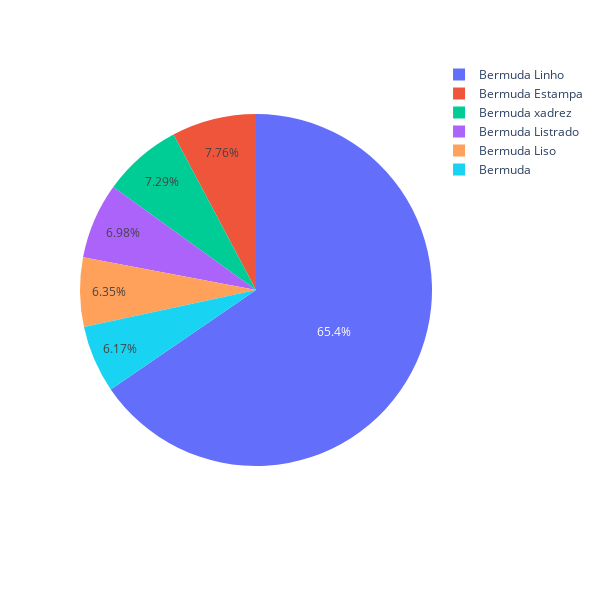

Write notebook code for a chart like this one.
### Code cell
# Resultade de alnálise de vendas em porcentagem por bermuda:
# Abermuda com o maior faturamento com 65.4% de todas as bermudas foi a bermuda lisa

dados_x = ['Bermuda', 'Bermuda Liso', 'Bermuda Listrado', 'Bermuda Linho', 'Bermuda xadrez', 'Bermuda Estampa']
dados_y = [3450, 3549, 3900, 36581, 4075, 4340]

fig = px.pie(names = dados_x, values=dados_y, width = 600 , height = 600)
fig.show()

### Figure 1 — Plotly figure (JSON) as saved in the notebook; plotly's stock layout.template omitted (floating-point values rounded to 4 significant figures)
{"data": [{"domain": {"x": [0, 1], "y": [0, 1]}, "hovertemplate": "label=%{label}<br>value=%{value}<extra></extra>", "labels": ["Bermuda", "Bermuda Liso", "Bermuda Listrado", "Bermuda Linho", "Bermuda xadrez", "Bermuda Estampa"], "legendgroup": "", "name": "", "showlegend": true, "type": "pie", "values": [3450, 3549, 3900, 36581, 4075, 4340]}], "layout": {"height": 600, "legend": {"tracegroupgap": 0}, "margin": {"t": 60}, "width": 600}}
